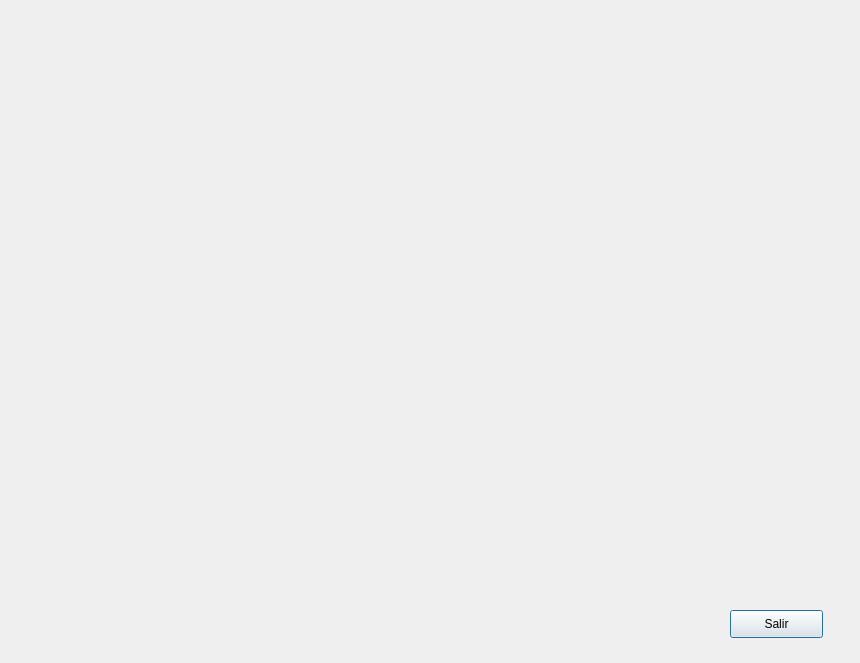
<?xml version="1.0" encoding="UTF-8"?>
<ui version="4.0">
 <class>Dialog</class>
 <widget class="QDialog" name="Dialog">
  <property name="geometry">
   <rect>
    <x>0</x>
    <y>0</y>
    <width>860</width>
    <height>663</height>
   </rect>
  </property>
  <property name="windowTitle">
   <string>Dialog</string>
  </property>
  <widget class="QPushButton" name="pushButton">
   <property name="geometry">
    <rect>
     <x>730</x>
     <y>610</y>
     <width>93</width>
     <height>28</height>
    </rect>
   </property>
   <property name="text">
    <string>Salir</string>
   </property>
  </widget>
 </widget>
 <tabstops>
  <tabstop>pushButton</tabstop>
 </tabstops>
 <resources/>
 <connections>
  <connection>
   <sender>pushButton</sender>
   <signal>clicked()</signal>
   <receiver>Dialog</receiver>
   <slot>close()</slot>
   <hints>
    <hint type="sourcelabel">
     <x>760</x>
     <y>626</y>
    </hint>
    <hint type="destinationlabel">
     <x>812</x>
     <y>496</y>
    </hint>
   </hints>
  </connection>
 </connections>
</ui>
